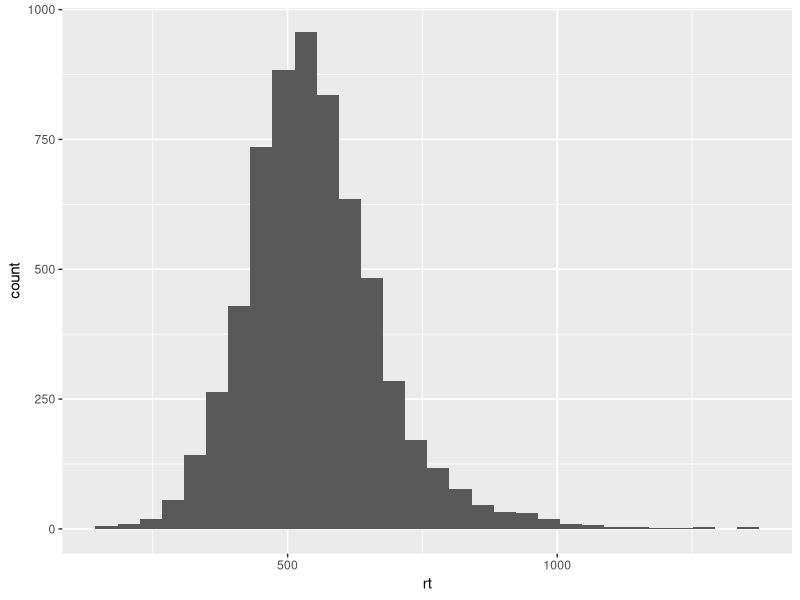
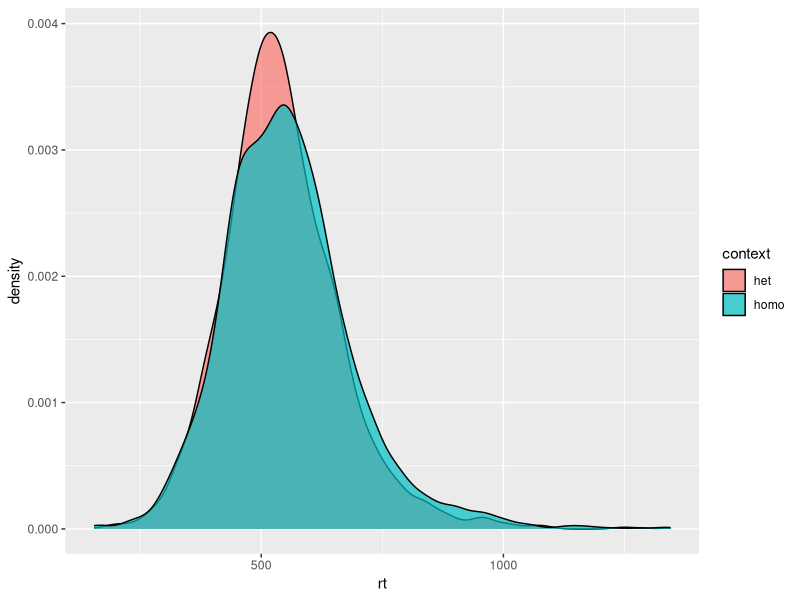
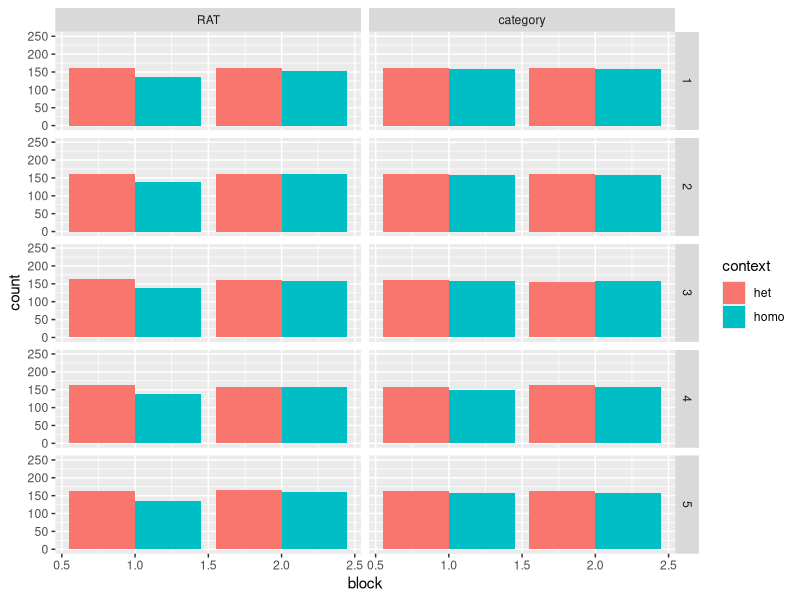
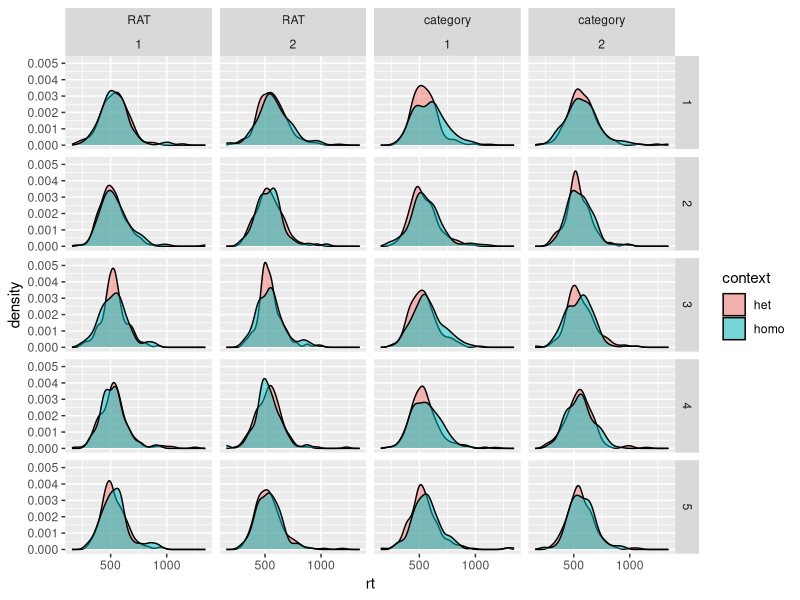
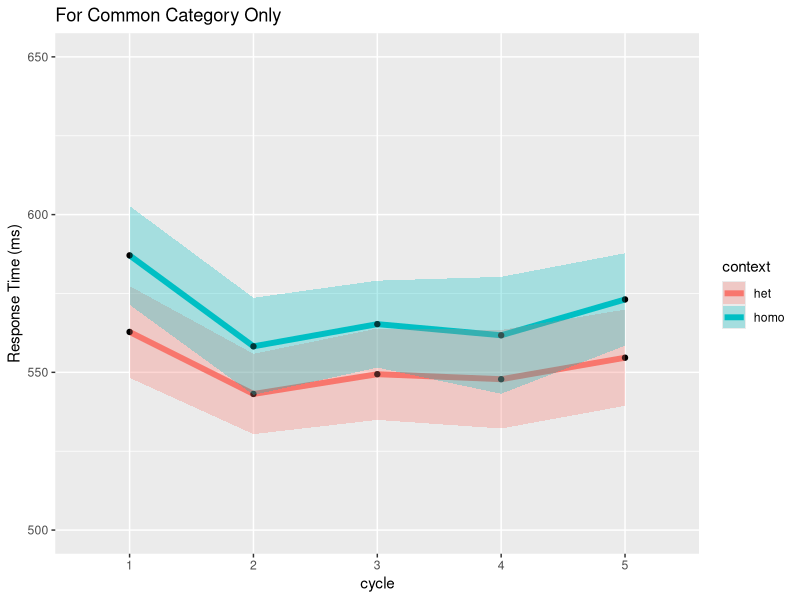
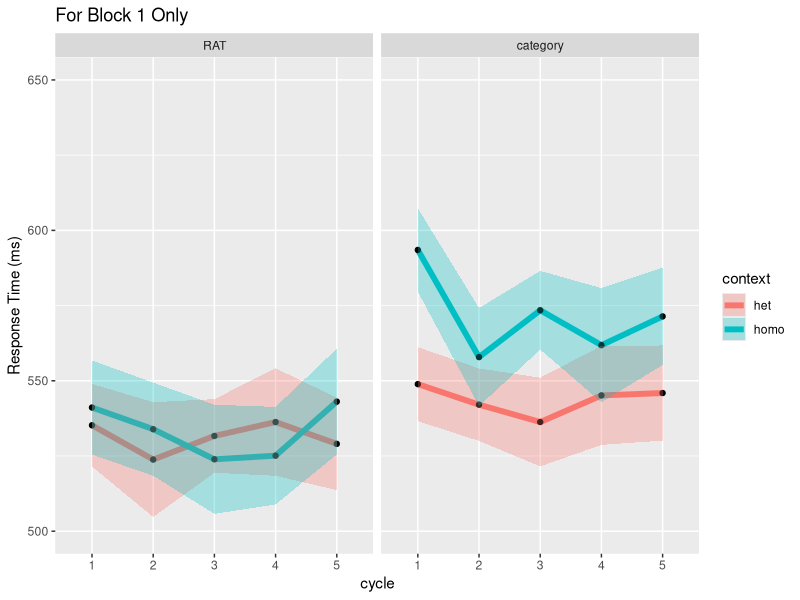
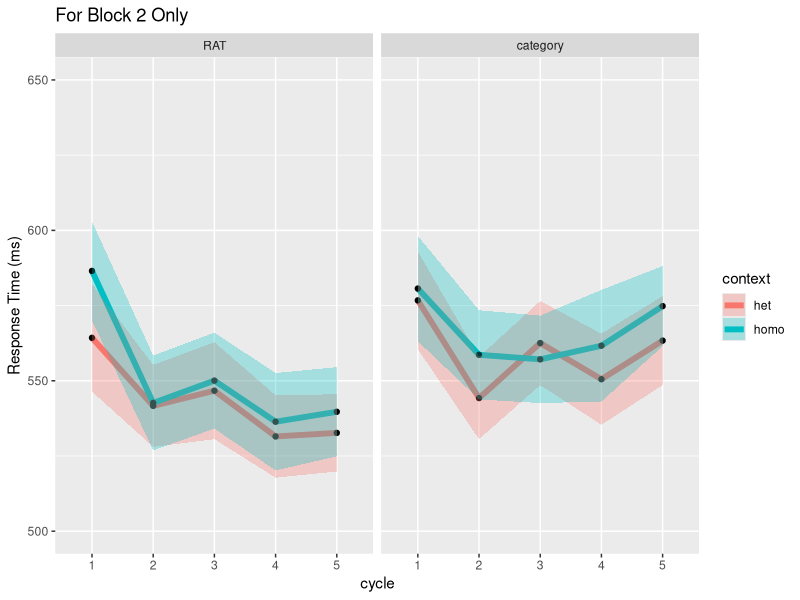

Write the R code that produced these figures, in order. (Note: this script raises an error after producing the figures.)
## ---- chunk 1
library(tidyverse)
library(data.table)
## ---- chunk 2
current_data <- fread('../data/exp1_clean.csv', stringsAsFactors = TRUE)
current_data <- current_data %>% 
  mutate(cycle = as.factor(cycle))
head(current_data)
str(current_data)

## ---- chunk 3
current_data %>% 
  ggplot(aes(x = rt)) + geom_histogram()

current_data %>% 
  summarize('Overall RT Mean' = mean(rt), 'Overall RT SD' = sd(rt))
## ---- chunk 4
current_data %>% 
  ggplot(aes(x = rt)) + geom_density(aes(fill = context), alpha = .7)
## ---- chunk 5
current_data %>% 
  group_by(context, block, item_type, cycle) %>% 
  summarize(count = n()) %>% 
  arrange(item_type, context, block) %>% 
  unite(variable, item_type, context, block) %>% 
  spread(variable, count)
  
  

current_data %>% 
  group_by(context, block, item_type, cycle) %>% 
  summarize(count = n()) %>% 
  arrange(item_type, context, block) %>% 
  ggplot(aes(x = block, y = count)) + geom_bar(stat= 'identity', aes(fill = context), position = 'dodge') + facet_grid(cycle ~ item_type) + ylim(0,250)
## ---- chunk 6
current_data %>% 
  ggplot(aes(x = rt)) + geom_density(aes(fill = context), alpha = .5) + facet_grid(cycle ~ item_type + block)
## ---- chunk 7
N <- current_data %>% 
  group_by(subject) %>% 
  summarize(n()) %>% 
  nrow(.)

current_data %>% 
  filter(item_type == 'category') %>% 
  group_by(subject, context, cycle, block) %>% 
  summarize(r_time = mean(rt)) %>% 
  group_by(context, cycle) %>% 
  summarize(rt = mean(r_time), se = sd(r_time) / sqrt(N)) %>% 
  ggplot(aes(x = cycle, y = rt, group = context)) + geom_line(aes(color = context), size = 2) + 
  geom_point() + 
  geom_ribbon(aes(ymin = rt - se, ymax = rt + se, fill = context), alpha = .3) + ylab('Response Time (ms)') + ggtitle('For Common Category Only') + ylim(500,650)

## ---- chunk 8
current_data %>% 
  filter(block == '1') %>% 
  group_by(subject, context, cycle, block, item_type) %>% 
  summarize(r_time = mean(rt)) %>% 
  group_by(context, cycle, item_type) %>% 
  summarize(rt = mean(r_time), se = sd(r_time) / sqrt(N)) %>% 
  ggplot(aes(x = cycle, y = rt, group = context)) + geom_line(aes(color = context), size = 2) + 
  geom_point() + 
  geom_ribbon(aes(ymin = rt - se, ymax = rt + se, fill = context), alpha = .3) + ylab('Response Time (ms)') + ggtitle('For Block 1 Only') + facet_wrap(~item_type) + ylim(500,650)
## ---- chunk 9
current_data %>% 
  filter(block == '2') %>% 
  group_by(subject, context, cycle, block, item_type) %>% 
  summarize(r_time = mean(rt)) %>% 
  group_by(context, cycle, item_type) %>% 
  summarize(rt = mean(r_time), se = sd(r_time) / sqrt(N)) %>% 
  ggplot(aes(x = cycle, y = rt, group = context)) + geom_line(aes(color = context), size = 2) + 
  geom_point() + 
  geom_ribbon(aes(ymin = rt - se, ymax = rt + se, fill = context), alpha = .3) + ylab('Response Time (ms)') + ggtitle('For Block 2 Only') + facet_wrap(~item_type) + ylim(500,650)
## ---- chunk 10
head(current_data)
## ---- chunk 11
subject_means <- current_data %>% 
  group_by(subject, context, cycle, block, item_type) %>% 
  summarize(rt = mean(rt)) %>% 
  mutate(code = 'subject') %>% 
  rename(id = subject) 
  
   
random_means <- current_data %>% 
  group_by(item, context, cycle, block, item_type) %>% 
  summarize(rt = mean(rt)) %>% 
  mutate(code = 'item') %>% 
  rename(id = item) %>% 
  rbind(subject_means) %>% 
  ungroup() %>% 
  mutate(id = as.factor(id),
         code = as.factor(code)) 
  

current_data %>% 
  group_by(subject, context, cycle, block, item_type) %>% 
  summarize(r_time = mean(rt)) %>% 
  group_by(context, cycle, item_type, block) %>% 
  summarize(rt = mean(r_time), se = sd(r_time) / sqrt(N)) %>% 
  ggplot(aes(x = cycle, y = rt, group = 1)) + geom_line(aes(), size = 1) + 
  geom_point() + 
  geom_ribbon(aes(ymin = rt - se, ymax = rt + se, fill = context), alpha = .3) + ylab('Response Time (ms)') + 
  facet_grid(block~item_type + context) + 
  #ylim(500,650) +
  geom_line(data = random_means, aes(x = cycle, y = rt, group = id, linetype = code), alpha = .7)
